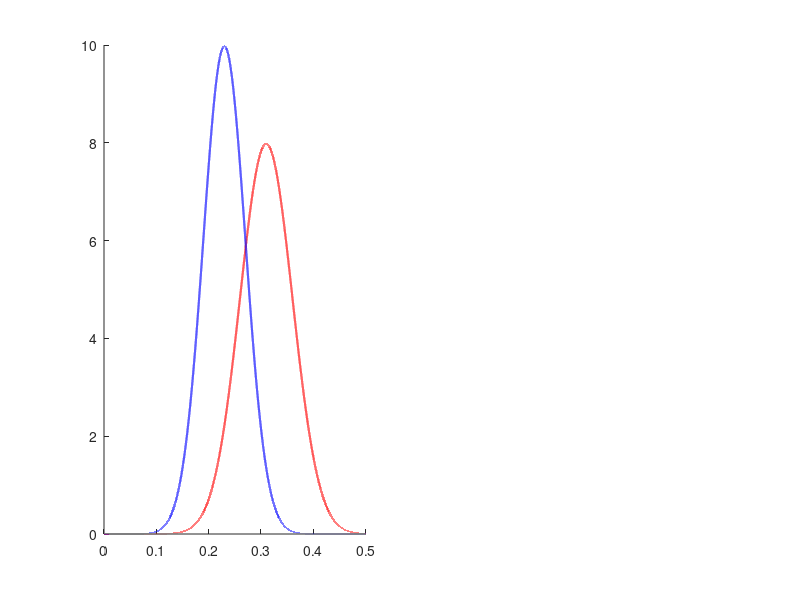

The MATLAB script that drew this image: (Note: this script raises an error after producing the figure.)

%%
% compare metrics (dprime, crterion, pC3, pA3) calculated by 
% 1. math 
% 2. simulation

% the simulated pA is very different from the mathematically predicted pA
% thus I decided to simulate pA when fitting

%%
clc
close all
% predict pA from simulation and math
thresh = .25;
mu_IV_PRS = .31;
mu_IV_ABS = .23;
std_IV_PRS = .05;
std_IV_ABS = .04;

ntrials_sim = 1e6;
ni = 100;

%% plot the theoretical IV distribution
xmin = 0;
xmax = .5;
x = linspace(xmin, xmax, 1e5);
y_PRS = normpdf(x, mu_IV_PRS, std_IV_PRS);
y_ABS = normpdf(x, mu_IV_ABS, std_IV_ABS);

% plot the IV distribution
figure('Position', [200 200 800 300])
subplot(1,2,1), hold on
plot(x, y_PRS, 'r-', 'linewidth', 1.5)
plot(x, y_ABS, 'b-', 'linewidth', 1.5)
xline(mu_IV_PRS, 'r', 'linewidth', 1.5);
xline(mu_IV_ABS, 'b', 'linewidth', 1.5);
xline(thresh, 'k', 'linewidth', 2);
errorbar(mu_IV_PRS, max(y_PRS)/2, std_IV_PRS, 'r-', 'horizontal', 'linewidth', 1.5)
errorbar(mu_IV_ABS, max(y_ABS)/2, std_IV_ABS, 'b-', 'horizontal', 'linewidth', 1.5)

%% predict dprime/criterion/pHit/pFA/pC by math
pHit_math = 1-normcdf(thresh, mu_IV_PRS, std_IV_PRS);
pFA_math = 1-normcdf(thresh, mu_IV_ABS, std_IV_ABS);
pC_math = (pHit_math+1-pFA_math)/2;
[dprime_math, criterion_math] = SX_sim06_SDT(pHit_math, pFA_math, 1e5); % 1e5 is just an arb number to ensure d'/c not to be Inf

%% predict pA by math
% SX_normPDF = 
pdf_PRS_ = normpdf(x-thresh, mu_IV_PRS, std_IV_PRS); pdf_PRS = pdf_PRS_/sum(pdf_PRS_);
pdf_ABS_ = normpdf(x-thresh, mu_IV_ABS, std_IV_ABS);pdf_ABS = pdf_ABS_/sum(pdf_ABS_);
cdf_PRS = normcdf(x-thresh, mu_IV_PRS, std_IV_PRS);
cdf_ABS = normcdf(x-thresh, mu_IV_PRS, std_IV_PRS);


pA_PRS_math = sum((cdf_PRS.^2 + (1-cdf_PRS).^2) .* pdf_PRS);
pA_ABS_math =  sum(((1-cdf_ABS).^2 + cdf_ABS.^2) .* pdf_ABS);
pA_math = mean([pA_PRS_math, pA_ABS_math]);

pHit_math = sum((1-cdf_PRS)  .* pdf_PRS);
pFA_math = sum((1-cdf_ABS) .* pdf_ABS);
pC_math = (pHit_math+1-pFA_math)/2;

%% predict all metrics by simulating data
% simulate the internal responses (IR) for both passes
dprime_sim_allB = nan(ni, 1);
criterion_sim_allB= dprime_sim_allB;
pC_sim_allB = dprime_sim_allB;
pHit_sim_allB = dprime_sim_allB;
pFA_sim_allB = dprime_sim_allB;
pA_PRS_sim_allB = dprime_sim_allB;
pA_ABS_sim_allB= dprime_sim_allB;
pA_sim_allB =  dprime_sim_allB;

parfor ii = 1:ni
    % generate IV of multiple trials
    IV_PRS_ = randn(2, ntrials_sim) * std_IV_PRS + mu_IV_PRS;
    IV_ABS_ = randn(2, ntrials_sim) * std_IV_ABS + mu_IV_ABS;
   
    % get response (1=YES , 0=NO)
    resp_PRS = IV_PRS_ >= thresh;
    resp_ABS = IV_ABS_ >= thresh;
    
    % calculate dprime/criterion/pC3
    pHit_sim = mean(resp_PRS(:));
    pFA_sim = mean(resp_ABS(:)); 
    pC_sim = mean([pHit_sim, 1-pFA_sim]);
    [dprime_sim, criterion_sim] =  SX_sim06_SDT(pHit_sim, pFA_sim);
    
    % calculate pA3
    pA_PRS_sim = mean(resp_PRS(1,:) == resp_PRS(2,:));
    pA_ABS_sim = mean(resp_ABS(1,:) == resp_ABS(2,:));
    pA_sim = mean([resp_PRS(1,:) == resp_PRS(2,:), resp_ABS(1,:) == resp_ABS(2,:)]);
    
    dprime_sim_allB(ii) = dprime_sim;
    criterion_sim_allB(ii) = criterion_sim;
        
    pC_sim_allB(ii) = pC_sim;
    pHit_sim_allB(ii) = pHit_sim;
    pFA_sim_allB(ii) = pFA_sim;
    
    pA_sim_allB(ii) = pA_sim;
    pA_PRS_sim_allB(ii) = pA_PRS_sim;
    pA_ABS_sim_allB(ii) = pA_ABS_sim;

end

%% plot one simulated IV sample
IV_PRS = randn(2, ntrials_sim) * std_IV_PRS + mu_IV_PRS; % IR_PRS is created inside the parfor thus is not available outside the loop
IV_ABS = randn(2, ntrials_sim) * std_IV_ABS + mu_IV_ABS;

subplot(1,2,2), hold on,
histogram(IV_PRS, 'FaceColor', 'r', 'FaceAlpha', .3, 'EdgeColor', 'none', 'Normalization', 'probability');
histogram(IV_ABS, 'FaceColor', 'b', 'FaceAlpha', .3, 'EdgeColor', 'none', 'Normalization', 'probability');
xline(thresh, 'linewidth', 2);
xlim([xmin, xmax])
title(sprintf('sim dprime = %.4f (%.4f)\nsim criterion = %.4f (%.4f)', mean(dprime_sim_allB), std(dprime_sim_allB), mean(criterion_sim_allB), std(criterion_sim_allB)))

%%
figure('Position', [0 200 1200 200])
plot_compare(dprime_math, dprime_sim_allB, 1, 'dprime')
plot_compare(criterion_math, criterion_sim_allB, 2, 'criterion')
plot_compare(pC_math, pC_sim_allB, 3, 'pC')
plot_compare(pHit_math, pHit_sim_allB, 4, 'pHit')
plot_compare(pFA_math, pFA_sim_allB, 5, 'pFA')
plot_compare(pA_math, pA_sim_allB, 6, 'pA')
plot_compare(pA_PRS_math, pA_PRS_sim_allB, 7, 'pA PRS')
plot_compare(pA_ABS_math, pA_ABS_sim_allB, 8, 'pA ABS')


%%
function plot_compare(data_math, data_sim_allB, iplot, title_)
data_sim_mean = mean(data_sim_allB);
data_sim_med = median(data_sim_allB);
% data_sim_std = std(data_sim_allB);
% data_sim_CI_neg = data_sim_med - quantile(data_sim_allB, .16);
% data_sim_CI_pos = quantile(data_sim_allB, .84) - data_sim_med;

subplot(1,8,iplot), hold on
xline(data_math, 'k', 'LineWidth', 2);
histogram(data_sim_allB, 'FaceColor', 'k', 'FaceAlpha', .3, 'EdgeColor', 'none', 'Normalization', 'probability')
% bar([1,2,3], [data_math, data_sim_mean, data_sim_med])
xline(data_sim_mean, 'r-');
% errorbar(data_sim_mean, .2, data_sim_std, 'k', 'horizontal', 'linewidth', 1, 'CapSize', 0)
xline(data_sim_med, 'b-');
% errorbar(data_sim_med, .1, data_sim_CI_neg, data_sim_CI_pos, 'k', 'horizontal','linewidth', 1, 'CapSize', 0)
% xticks(1:3)
% xticklabels({'MATH', 'SIM (mean)', 'SIM (median)'})
title(title_)
% ylim([0, 1])
% yline(.5);
if iplot == 1, legend({'Math', 'Simulation', 'Mean', 'Median'}, 'Location', 'south'),end
% set(findall(gcf, '-property', 'FontSize'), 'FontSize',18)
% sgtitle(sprintf('PRS ~ N(%.1f, %.1f)\nABS ~ N(%.1f, %.1f)\nthresh = %.1f\n #sim trials = 1e%d', mu_IV_PRS, std_IV_PRS, mu_IV_ABS, std_IV_ABS, thresh, log10(ntrials_sim)))

end
